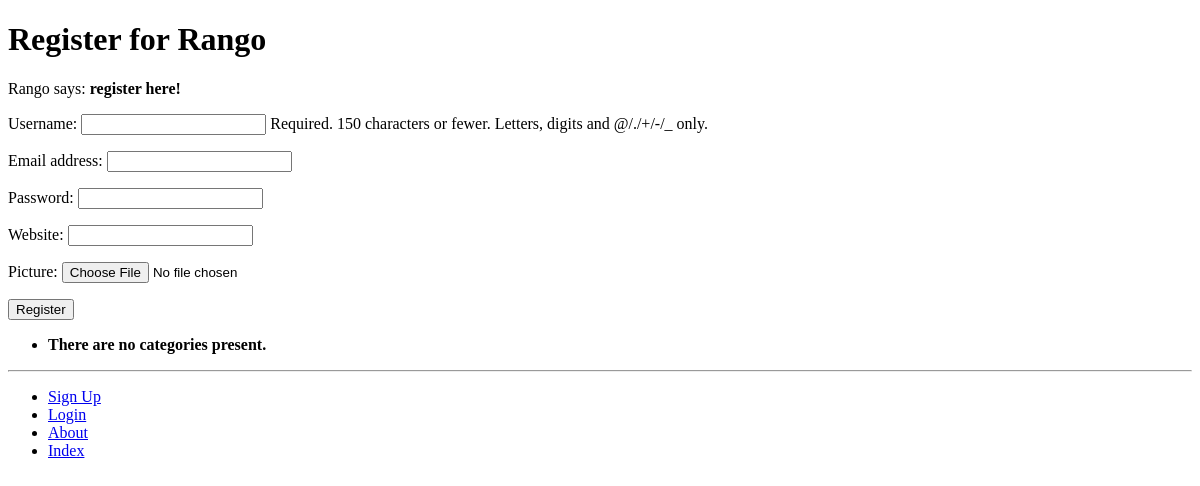
/rango/register/, run on an earlier commit of the app's database.
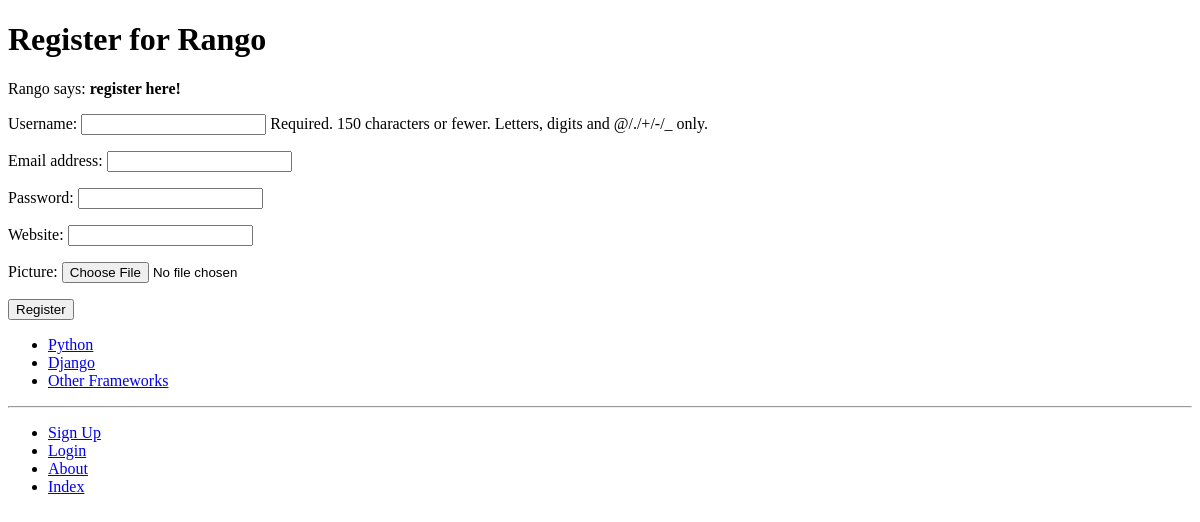
And on a later commit of the database.
### rango/models.py (models this page shows, shortened)
class Category(models.Model):
    NAME_MAX_LENGTH = 128
    name = models.CharField(max_length=128, unique=True)
    views = models.IntegerField(default=0)
    likes = models.IntegerField(default=0)
    slug = models.SlugField(unique=True)
    class Meta:
        verbose_name_plural = 'Categories'

### rango/views.py (the view)
# urls.py: path('register/', views.register, name='register'),
def register(request):
    registered = False
    if request.method == 'POST':
        user_form = UserForm(request.POST)
        profile_form = UserProfileForm(request.POST)
        if user_form.is_valid() and profile_form.is_valid():
            user = user_form.save()
            user.set_password(user.password)
            user.save()
            profile = profile_form.save(commit=False)
            profile.user = user
            if 'picture' in request.FILES:
                profile.picture = request.FILES['picture']
            profile.save()
            registered = True
        else:
            print(user_form.errors, profile_form.errors)
    else:
        user_form = UserForm()
        profile_form = UserProfileForm
    return render(request,
                  'rango/register.html',
                  context={'user_form': user_form,
                           'profile_form': profile_form,
                           'registered': registered})

### rango/forms.py
class UserForm(forms.ModelForm):
    password = forms.CharField(widget=forms.PasswordInput())
    class Meta:
        model = User
        fields = ('username','email','password')

### rango/templatetags/rango_template_tags.py (called while the page is built)
@register.inclusion_tag('rango/categories.html')
def get_category_list(current_category=None):
    return {'categories':Category.objects.all(),
            'current_category':current_category}

### templates/rango/register.html (shortened to what this page needs)
<!DOCTYPE html>
{% extends 'rango/base.html' %}
{% load staticfiles %}
{% block body_block %}
    <h1>Register for Rango</h1>
    {% if registered %}
        Rango says: <strong>thank you for registering!</strong>
        <a href="{% url 'rango:index' %}">Return to the homepage.</a><br />
    {% else %}
        Rango says: <strong>register here!</strong><br />
        <form id="user_form" method="post" action="{% url 'rango:register' %}"
              enctype="multipart/form-data">
        {{ user_form.as_p }}
        {{ profile_form.as_p }}
        <input type="submit" name="submit" value="Register" />
    </form>
    {% endif %}
{% endblock %}

### templates/rango/categories.html (shortened to what this page needs)
<!DOCTYPE html>
{% load staticfiles %}
<html>
<head>
</head>
<body>
    <div>
        <ul>
        {% if categories %}
            {% for c in categories %}
                {% if c == current_category %}
                <li><strong><a href="{% url 'rango:show_category' c.slug %}">{{ c.name }}</a></strong></li>
                {% else %}
                <li>
                <a href="{% url 'rango:show_category' c.slug %}">{{ c.name }}</a>
                </li>
                {% endif %}
            {% endfor %}
        {% else %}
            <li><strong>There are no categories present.</strong></li>
        {% endif %}
        </ul>
    </div>
</body>
</html>

What changed in the data, as far as the page shows it:
added Category: name "Python"
added Category: name "Django"
added Category: name "Other Frameworks"
Also different on the page:
text no longer shown: "There are no categories present."
